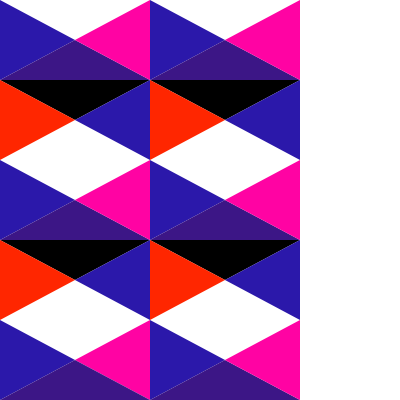
Frame 1 (no input)
Frame 60 (no input): identical to frame 1, image omitted
Frame 120 (the mouse pressed at the canvas centre since frame 60): identical to frame 1, image omitted

The p5.js sketch that drew this single still picture (run headless with seeded random() and noise() and a simulated clock; from frame 60 on, the mouse is pressed at the canvas centre):

// p5.js sketch
// ── sketch.js
function setup() {
  createCanvas(400, 400);
}

function draw() {
  background(255);
  fill(43, 24, 170);
  noStroke();
  triangle(0, 0, 0, 80, 75, 40);
  fill(60, 22, 134);
  noStroke();
  triangle(75, 40, 0, 80, 150, 80);
  fill(255, 3, 163);
  noStroke();
  triangle(75, 40, 150, 0, 150, 80);
  fill(0);
  noStroke();
  triangle(0, 80, 75, 120, 150, 80);
  fill(255, 38, 0);
  noStroke();
  triangle(0, 80, 0, 160, 75, 120);
  fill(43, 24, 170);
  noStroke();
  triangle(75, 120, 150, 160, 150, 80);
  fill(43, 24, 170);
  noStroke();
  triangle(0, 160, 0, 240, 75, 200);
  fill(60, 22, 134);
  noStroke();
  triangle(75, 200, 0, 240, 150, 240);
  fill(255, 3, 163);
  noStroke();
  triangle(150, 160, 150, 240, 75, 200);
  fill(0);
  noStroke();
  triangle(0, 240, 75, 280, 150, 240)
  fill(255, 38, 0);
  noStroke();
  triangle(0, 240, 0, 320, 75, 280);
  fill(43, 24, 170);
  noStroke();
  triangle(150, 240, 150, 320, 75, 280);
  fill(43, 24, 170);
  noStroke();
  triangle(0, 320, 0, 400, 75, 360);
  fill(255, 3, 163);
  noStroke();
  triangle(150, 320, 150, 400, 75, 360);
  fill(60, 22, 134);
  noStroke();
  triangle(75, 360, 0, 400, 150, 400);
  fill(43, 24, 170);
  noStroke();
  triangle(150, 0, 150, 80, 225, 40);
  fill(60, 22, 134);
  noStroke();
  triangle(150, 80, 225, 40, 300, 80);
  fill(255, 3, 163);
  noStroke();
  triangle(300, 0, 300, 80, 225, 40);
  fill(0);
  noStroke();
  triangle(150, 80, 225, 120, 300, 80);
  fill(255, 38, 0);
  noStroke();
  triangle(150, 80, 150, 160, 225,120);
  fill(43, 24, 170);
  noStroke();
  triangle(300, 80, 300, 160, 225, 120);
  fill(43, 24, 170);
  noStroke();
  triangle(150, 160, 150, 240, 225, 200);
  fill(60, 22, 134);
  noStroke();
  triangle(150, 240, 225, 200, 300, 240);
  fill(255, 3, 163);
  noStroke();
  triangle(300, 160, 300, 240, 225, 200);
  fill(0);
  noStroke();
  triangle(150, 240, 225, 280, 300, 240);
  fill(255, 38, 0);
  noStroke();
  triangle(150, 240, 150, 320, 225, 280);
  fill(43, 24, 170);
  noStroke();
  triangle(300, 240, 300, 320, 225, 280);
  fill(43, 24, 170);
  noStroke();
  triangle(150, 320, 150, 400, 225, 360);
  fill(60, 22, 134);
  noStroke();
  triangle(150, 400, 225, 360, 300, 400);
  fill(255, 3, 163);
  noStroke();
  triangle(300, 320, 300, 400, 225, 360);
}
